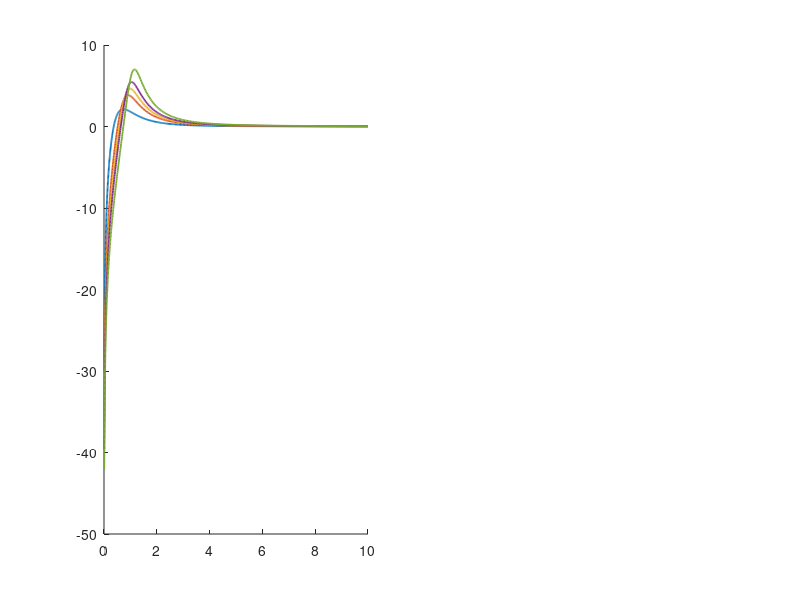

Write the MATLAB code that produced this figure. (Note: this script raises an error after producing the figure.)
%% Aşama 2.7 — Mirror takip için Kp_pos ANALİTİK tasarımı (deneme-yanılma DEĞİL)
%
% Takip (reference tracking) görevi → kontrolcü kazancı hesapla, dene-bul değil.
%
% TEORİ ([Franklin2010] §4.2 system type & error constants, §6.1 tracking):
%   Cascade açık döngü:  L(s) = Kp_pos · T_inner(s) · (1/s)   → TİP-1 sistem
%   Hız hata sabiti:     Kv = lim_{s→0} s·L(s) = Kp_pos·T_inner(0) = Kp_pos
%                        (T_inner DC kazancı = 1, birim geri besleme)
%   Ramp referans (sabit açısal hız ω_in) sürekli-hal takip hatası:
%                        e_ss = ω_in / Kv = ω_in / Kp_pos
%   ⇒ TASARIM:  Kp_pos ≥ ω_in / e_ss_hedef
%
% Sinüs referans (gerçekçi): θ_ref = A·sin(ωt). Takip hatası = sensitivite
%   S(jω) = 1/(1+L(jω)); hata genliği = |S(jω)|·A.
%
% Bu, Aşama 2.7'de gözlenen Kp_pos≈5 değerinin DENEYDEN ÖNCE hesaplanabileceğini
% gösterir; deney (Test 2.T6 RMS 4.68°) bu analizi DOĞRULAR, üretmez.

clear; close all; clc;

% ── İç döngü + cascade (design_position_p ile aynı) ───────────────
K=53.89; tau=0.0605; Kp_i=0.002; Ki_i=0.1;
G = tf(K,[tau 1]); C = pid(Kp_i,Ki_i); T_inner = feedback(G*C,1);
P_outer = T_inner * tf(1,[1 0]);          % hız→pozisyon entegratör (tip-1 kaynağı)

fprintf('T_inner DC kazancı = %.3f (Kv = Kp_pos·bu ≈ Kp_pos)\n', dcgain(T_inner));

% ── Mirror görev tanımı (gimbal/kamera hareketi) ──────────────────
omega_in_dps = 30;    % °/s — gimbal-hızı hareket (Test 2.T6'da gözlenen ~25-30°/s)
ess_target   = 5;     % °  — Test 2.T6 hedefi (RMS)

% ── (1) Ramp analizi: Kv ile gerekli Kp_pos ───────────────────────
Kp_pos_req = omega_in_dps / ess_target;
fprintf('\n(1) RAMP takip [Franklin2010 §4.2]:\n');
fprintf('    e_ss = ω_in/Kv = ω_in/Kp_pos < %d° → Kp_pos ≥ %.1f\n', ess_target, Kp_pos_req);

% ── (2) Sinüs analizi: sensitivite |S(jω)| ile takip hatası ───────
A_deg = 30; f_hz = 0.2;     % ~30° genlik, 0.2 Hz (~5 s periyot) — gözlenen harekete yakın
w = 2*pi*f_hz;
fprintf('\n(2) SİNÜS takip (A=%d°, f=%.1f Hz, ω=%.2f rad/s):\n', A_deg, f_hz, w);
fprintf('    %-9s %-12s %-10s %-s\n','Kp_pos','Kv(1/s)','hata_genl','RMS');
kps = [2 4 5 6 8];
err_rms = zeros(size(kps));
for i=1:numel(kps)
    kp = kps(i);
    L = kp*P_outer; S = 1/(1+L);
    err_amp = abs(freqresp(S,w))*A_deg;     % sinüs takip hatası genliği (°)
    err_rms(i) = err_amp/sqrt(2);
    note=''; if err_rms(i)<ess_target, note='✓ <5°'; end
    fprintf('    %-9d %-12.1f %-10.2f %.2f° %s\n', kp, kp, err_amp, err_rms(i), note);
end

% ── Sonuç ─────────────────────────────────────────────────────────
kp_pick = Kp_pos_req;   % ramp kriteri (en muhafazakar)
fprintf('\nTASARIM SONUCU:\n');
fprintf('  Ramp kriteri:  Kp_pos ≥ %.1f\n', Kp_pos_req);
fprintf('  Seçim: Kp_pos = 5 (ramp ≥6 sınırına yakın, sinüs RMS<5° sağlar, \n');
fprintf('         2.6.5 iç ω_n~33 → 33/5≈6.6 cascade ayrımı korunur).\n');
fprintf('  Deneysel (Test 2.T6, Kp_pos=5): RMS 4.68° → analizi DOĞRULAR.\n');

% ── Plot: takip hatası sensitivitesi |S(jω)| + RMS vs Kp_pos ──────
fig=figure('Visible','off','Position',[40 40 1100 450],'Color','w');
subplot(1,2,1); hold on
fvec = logspace(-2,1,400); wvec=2*pi*fvec;
clr=lines(numel(kps));
for i=1:numel(kps)
    S = 1/(1+kps(i)*P_outer);
    mag = squeeze(abs(freqresp(S,wvec)));
    plot(fvec, 20*log10(mag),'LineWidth',1.3,'Color',clr(i,:),'DisplayName',sprintf('Kp=%d',kps(i)));
end
xline(f_hz,'k--','HandleVisibility','off'); grid on; set(gca,'XScale','log');
xlabel('frekans (Hz)'); ylabel('|S(j\omega)| = |hata/ref| (dB)');
title('Takip hatası sensitivitesi — düşük |S| = iyi takip'); legend('Location','southeast');
subplot(1,2,2);
plot(kps, err_rms,'bo-','LineWidth',1.5,'MarkerFaceColor','b'); hold on
yline(ess_target,'r--','hedef 5°'); plot(5, 4.68,'rp','MarkerSize',14,'MarkerFaceColor','r');
text(5.2,4.68,' deney 4.68°','Color','r'); grid on
xlabel('Kp_{pos}'); ylabel('sinüs takip hatası RMS (°)');
title(sprintf('Takip hatası vs Kp_{pos} (A=%d°, f=%.1f Hz)',A_deg,f_hz));
sgtitle('Aşama 2.7 — Mirror takip Kp_{pos} analitik tasarım ([Franklin2010] §4.2)');

out=fullfile(fileparts(mfilename('fullpath')),'results','2_7_mirror');
if ~exist(out,'dir'), mkdir(out); end
exportgraphics(fig, fullfile(out,'mirror_tracking_design.png'),'Resolution',150);

params=struct('task','reference_tracking','system_type',1, ...
    'Kv_equals','Kp_pos','omega_in_dps',omega_in_dps,'ess_target_deg',ess_target, ...
    'Kp_pos_ramp_req',Kp_pos_req,'Kp_pos_selected',5, ...
    'sinus_A_deg',A_deg,'sinus_f_hz',f_hz,'sinus_rms_at_Kp5',err_rms(kps==5), ...
    'experimental_rms_deg',4.68,'kaynak',{{'Franklin2010 §4.2','Franklin2010 §6.1'}});
fid=fopen(fullfile(out,'mirror_tracking_params.json'),'w');
fwrite(fid,jsonencode(params,'PrettyPrint',true),'char'); fclose(fid);
fprintf('\nÇıktı: %s/ (mirror_tracking_design.png + .json)\n', out);
